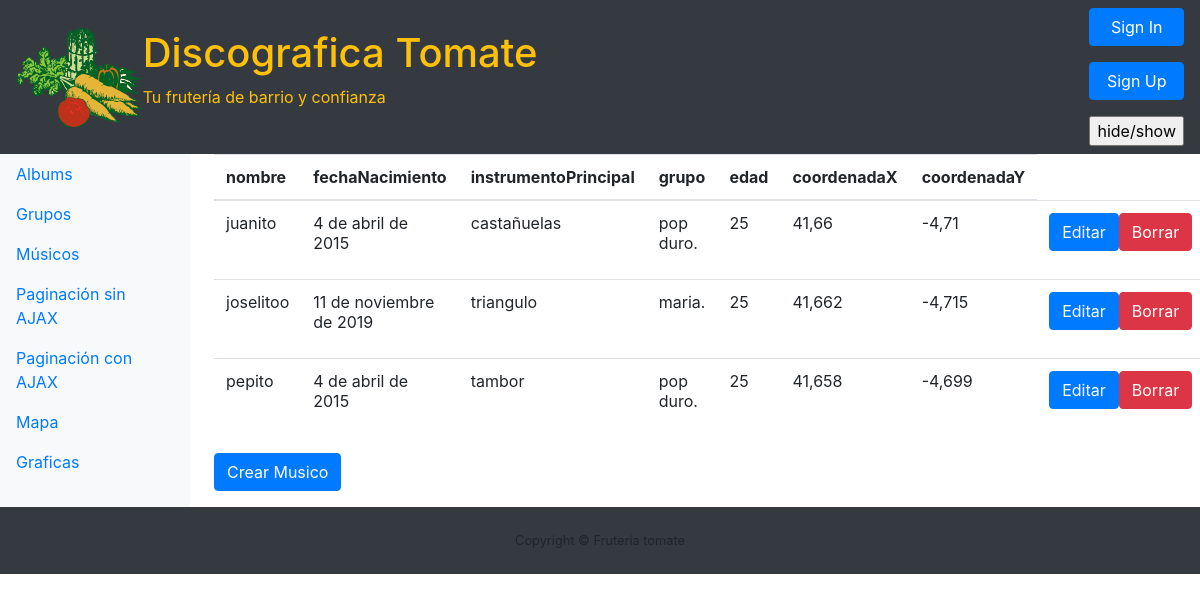
The page /musico/list on the database as committed earlier.
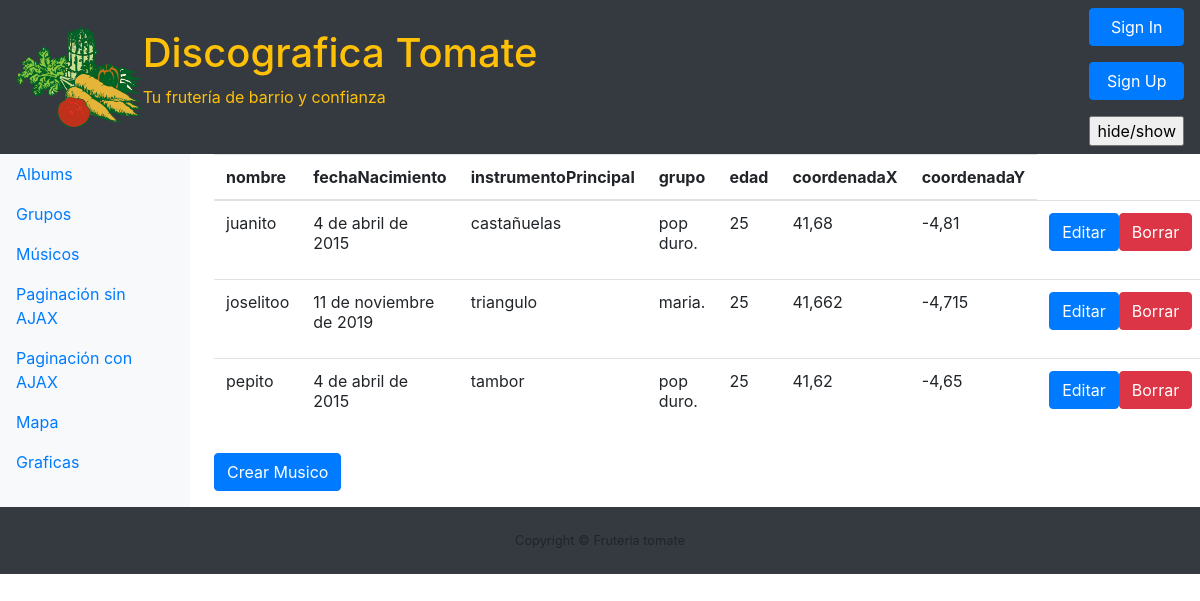
The same page on the database as committed later.
### Discografica/models.py (models this page shows, shortened)
class Musico(models.Model):
    nombre = models.CharField(max_length=200)
    fechaNacimiento = models.DateField()
    instrumentoPrincipal = models.CharField(max_length=200)
    grupo = models.ManyToManyField(Grupo)
    edad = models.IntegerField()
    coordenadaX = models.FloatField()
    coordenadaY = models.FloatField()

### Discografica/views.py (the view)
# urls.py: path('musico/list',views.musico_list, name='musico_list'),
def musico_list(request):
    datos = Musico.objects.all()
    cabecera = MusicoForm.Meta.fields
    return render(request, 'musico_list.html', {'datos': datos, 'cabecera': cabecera})

### templates/musico_list.html (shortened to what this page needs)
{% extends 'index.html' %}
{% block main %}
<table id="tablaPaginada" class="table">
    <thead>
        <tr>
            {% for nombre in cabecera %}
            <th>{{nombre}}</th>
            {% endfor %}
        </tr>
    </thead>
    <tbody>
        {% for dato in datos %}
            <tr>
                <td>{{dato.nombre}}</td>
                <td>{{dato.fechaNacimiento}}</td>
                <td>{{dato.instrumentoPrincipal}}</td>
                <td>{% for tag in dato.grupo.all %}
                        {{ tag.nombre }}.
                    {% endfor %}</td>
                <td>{{dato.edad}}</td>
                <td>{{dato.coordenadaX}}</td>
                <td>{{dato.coordenadaY}}</td>
                <td>
                    <div class="btn-group" role="group" aria-label="Basic example">
                        <form method="POST">
                            <button type="button" class="btn btn-primary btn-md center-block" onclick="location.href='{% url 'musico_edit' pk=dato.pk %}';" >Editar</button>
                        </form>
                        <form method="POST" action="">
                            <button type="button" class="btn btn-danger btn-md center-block" onclick="location.href='{% url 'musico_borrar' pk=dato.pk %}';" >Borrar</button>
                        </form>
                    </div>
                </td>
            </tr>
        {% endfor %}
    </tbody>
</table>
<div class="btn-group" role="group" aria-label="Basic example">
    <form method="POST">
        <button type="button" class="btn btn-primary btn-md center-block" onclick="location.href='{% url 'musico_new' %}'" >Crear Musico</button>
    </form>
</div>
{% endblock %}

Rows that differ between the two databases and show on the page:
changed Musico "juanito": coordenadaX "41,66" → "41,68"; coordenadaY "-4,71" → "-4,81"
changed Musico "pepito": coordenadaX "41,658" → "41,62"; coordenadaY "-4,699" → "-4,65"
